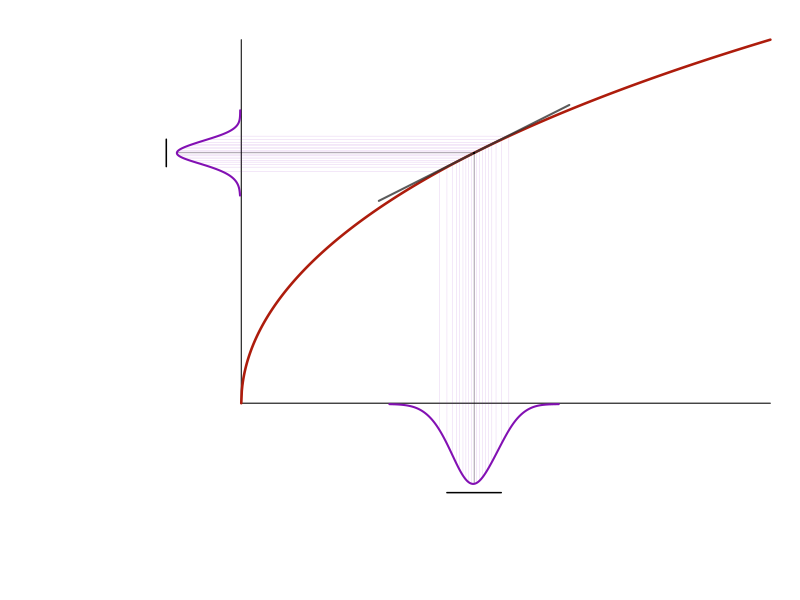

The R source for this figure:
## ---- chunk 1
set.seed(1)
pdf("../output/delta_method.pdf", width = 3, height = 2.0)
par(mar = c(0,0,0,0), oma = c(0,0,0,0))

xg <- seq(0, 5, length.out = 1001)
f <- function(x){
  1/sqrt(0.1) * acosh(2 * 0.1 * x + 1)
}
f_deriv <- function(x){
  1/sqrt(x + 0.1 * x^2)
}
m1 <- 2.2
xg1 <- seq(m1-0.9, m1+0.9, length.out = 1001)
draws <- qnorm(seq(0.05, 0.95, by = 0.05), mean = m1, sd = 0.2)
phantom_draws1 <- rnorm(n = 1e4, mean = m1, sd = 0.2)
out_dens_left <- density(f(phantom_draws1), adjust = 3, from = f(m1) - 0.8 * f_deriv(m1), to = f(m1) + 0.8 * f_deriv(m1))
out_dens_bottom <- density(phantom_draws1, adjust = 3, from = m1 - 0.8, to = m1 + 0.8)

y <- f(xg)
y_lin1 <- f(m1) - f_deriv(m1) * m1 + xg1 * f_deriv(m1)

min_x <- 0
min_y <- 0
dens_offset_bottom <- 0.01
dens_offset_left <- 0.01

plot(c(min_x-2, max(xg)), y = c(min_y-2, f(max(xg))+0.2), type = "n", xlab = "", ylab = "", xaxt = "n", yaxt = "n", bty="n")

# Draw new axis
segments(x0 = min_x, y0 = min_y, x1 = max(xg), y1 = min_y)
segments(x0 = min_x, y0 = min_y, x1 = min_x, y1 = f(max(xg)))

# Draw distribution lines
# Vertical
segments(x0 = draws, y0 = min_y - dens_offset_bottom - approxfun(out_dens_bottom)(draws) * 0.5, x1 = draws, 
         y1 = f(draws), col = scales::alpha("#8210b3", 0.3), lwd = 0.3)
segments(x0 = m1, y0 = min_y - dens_offset_bottom - approxfun(out_dens_bottom)(m1) * 0.5, x1 = m1, 
         y1 = f(m1), col = "black", lwd = 0.3)
# Horizontal
segments(x0 = min_x - dens_offset_left - approxfun(out_dens_left)(f(draws)) * 0.2, y0 = f(draws), 
         x1 = draws, y1 = f(draws), col = scales::alpha("#8210b3", 0.3), lwd = 0.3)
segments(x0 = min_x - dens_offset_left - approxfun(out_dens_left)(f(m1)) * 0.2, y0 = f(m1), 
         x1 = m1, y1 = f(m1), col = "black", lwd = 0.3)


# Draw main lines
lines(xg, y, type = "l", col = "#ad1c0c", lwd = 2.5, asp = 1)

# Draw derivatives
lines(xg1, y_lin1, col = scales::alpha("#333333", 0.8), lwd = 2)

# Draw approx points
points(m1, f(m1), pch = 16, cex = 0.3)

# draw bottom dens
lines(out_dens_bottom$x, min_y - dens_offset_bottom - out_dens_bottom$y * 0.5, lwd = 2, col = "#8210b3")

# draw left dens
lines(min_x - dens_offset_left - out_dens_left$y * 0.2, y = out_dens_left$x, lwd = 2, col = "#8210b3")

# Draw std bar bottom
segments(x0 = qnorm(0.1, m1, sd=0.2), x1 = qnorm(0.9, m1, sd = 0.2), 
         y0 = min_y - dens_offset_bottom - max(out_dens_bottom$y) * 0.5 - 0.1, 
         y1 = min_y - dens_offset_bottom - max(out_dens_bottom$y) * 0.5 - 0.1,
         lwd = 1.5)
# Draw std bar left
segments(y0 = qnorm(0.1, f(m1), sd=f_deriv(m1) * 0.2), y1 = qnorm(0.9, f(m1), sd = f_deriv(m1) * 0.2), 
         x0 = min_x - dens_offset_left - max(out_dens_left$y) * 0.2 - 0.1, 
         x1 = min_x - dens_offset_left - max(out_dens_left$y) * 0.2 - 0.1,
         lwd = 1.5)

dev.off()

